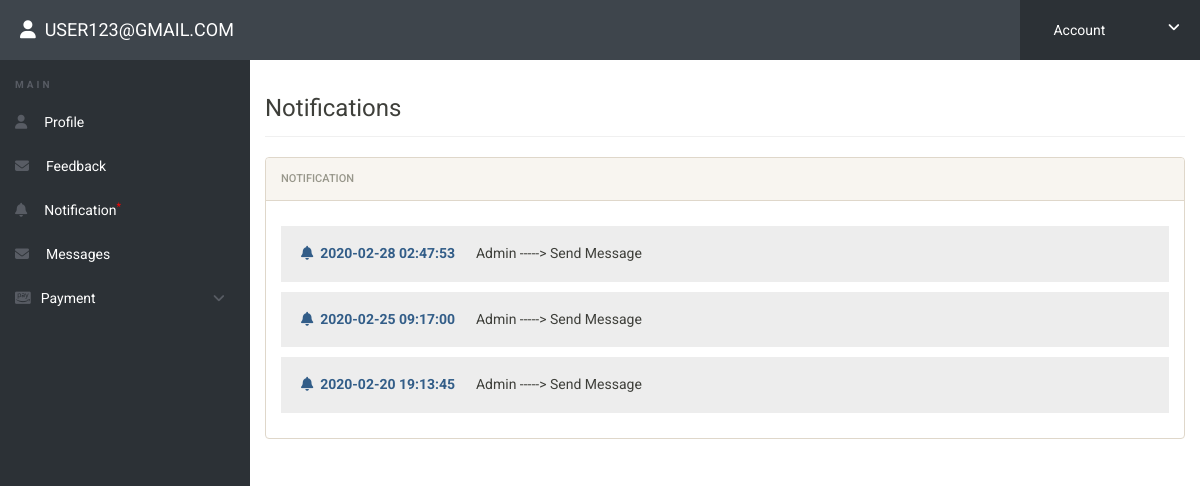
The page /notification.php (signed in) on the database its author committed.
### tables this page shows
CREATE TABLE `notification` (
  `id` int(11) NOT NULL,
  `notiuser` varchar(50) NOT NULL,
  `notireciver` varchar(50) NOT NULL,
  `notitype` varchar(50) NOT NULL,
  `time` timestamp NOT NULL DEFAULT current_timestamp()
);

### notification.php (the view, shortened to what this page needs)
<?php
include('includes/config.php');
if(strlen($_SESSION['alogin'])==0)
	{
header('location:index.php');
}
else{
?>
<!doctype html>
<html lang="en" class="no-js">
<head>
	<link rel="stylesheet" href="css/font-awesome.min.css">
	<link rel="stylesheet" href="css/bootstrap.min.css">
	<link rel="stylesheet" href="css/dataTables.bootstrap.min.css">
	<link rel="stylesheet" href="css/bootstrap-social.css">
	<link rel="stylesheet" href="css/bootstrap-select.css">
	<link rel="stylesheet" href="css/fileinput.min.css">
	<link rel="stylesheet" href="css/awesome-bootstrap-checkbox.css">
	<link rel="stylesheet" href="css/style.css">
</head>
<body>
	<?php include('includes/header.php');?>
	<div class="ts-main-content">
	<?php include('includes/leftbar.php');?>
		<div class="content-wrapper">
			<div class="container-fluid">
				<div class="row">
					<div class="col-md-12">
						<h3 class="page-title">Notifications</h3>
						<div class="row">
							<div class="col-md-12">
								<div class="panel panel-default">
									<div class="panel-heading">Notification</div>
									   <div class="panel-body">
<?php
$reciver = $_SESSION['alogin'];
$sql = "SELECT * from  notification where notireciver = (:reciver) order by time DESC";
$query = $dbh -> prepare($sql);
$query-> bindParam(':reciver', $reciver, PDO::PARAM_STR);
$query->execute();
$results=$query->fetchAll(PDO::FETCH_OBJ);
$cnt=1;
if($query->rowCount() > 0)
{
foreach($results as $result)
{				?>
        <h5 style="background:#ededed;padding:20px;"><i class="fa fa-bell text-primary"></i>&nbsp;&nbsp;<b class="text-primary"><?php echo htmlentities($result->time);?></b> &nbsp;&nbsp;&nbsp;&nbsp;&nbsp;<?php echo htmlentities($result->notiuser);?> -----> <?php echo htmlentities($result->notitype);?></h5>
                       <?php $cnt=$cnt+1; }} ?>
                                        </div>
                                    </div>
                                </div>
                            </div>
                        </div>
                    </div>
                </div>
            </div>
        </div>
</body>
</html>
<?php } ?>

### css/style.css (style rules this page uses)
html { font-size: 14px; }
@media only screen and (min-width: 480px) { html { font-size: 17px; } }
@media only screen and (min-width: 768px) { html { font-size: 14px; } }
body { font-size: 1em; }
.panel { overflow: hidden; }
.page-title { padding-bottom: 15px; margin-bottom: 20px; border-bottom: 1px solid #f0f0f0; }
.ts-main-content .content-wrapper { padding-top: 15px; margin-top: 60px; }
@media only screen and (min-width: 992px) { .ts-main-content .content-wrapper { margin-left: 250px; } }

### rows shown on the page
notification: time "2020-02-28 02:47:53", notiuser "Admin", notitype "Send Message"
notification: time "2020-02-25 09:17:00", notiuser "Admin", notitype "Send Message"
notification: time "2020-02-20 19:13:45", notiuser "Admin", notitype "Send Message"

### other values the page prints
$_SESSION['alogin'] "USER123@GMAIL.COM"
